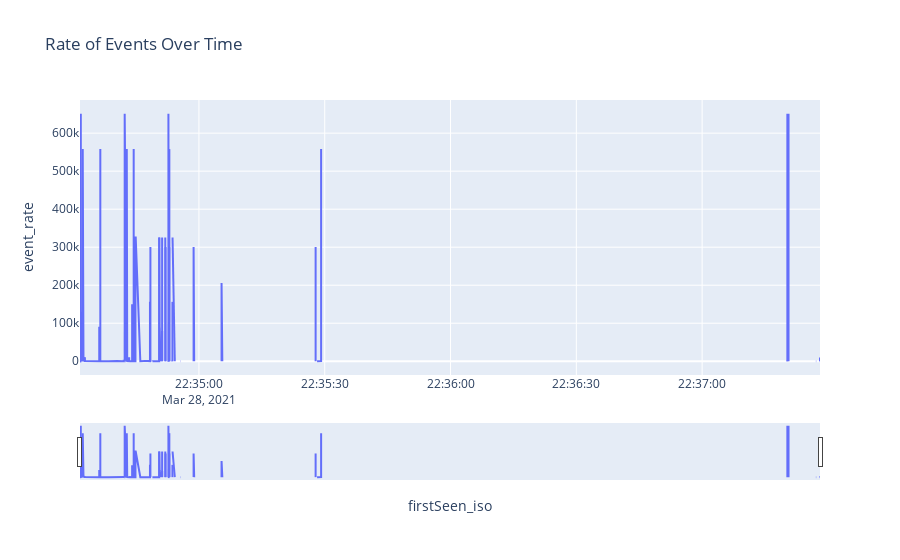

The code cell stored with this chart in its notebook:
### Code cell
def plot_event_rate(data_edges,time_to_study, start_time, end_time):

    edges_to_see = data_edges[(data_edges[time_to_study] > start_time) & (data_edges[time_to_study] < end_time)]
    datelist = edges_to_see.sort_values(f'{time_to_study}')
    datelist['cumulative_count'] = range(1, len(datelist) + 1)
    # Calculate the time differences (in seconds or appropriate unit) between consecutive events
    datelist['time_diff'] = datelist[time_to_study].diff().dt.total_seconds()

    # Calculate the difference in cumulative count between consecutive events
    datelist['count_diff'] = datelist['cumulative_count'].diff()

    # Compute the rate of events (count difference per unit time)
    datelist['event_rate'] = datelist['count_diff'] / datelist['time_diff']

    # Plotting the derivative (event rate) with Plotly
    fig = px.line(datelist, x=time_to_study, y='event_rate', title='Rate of Events Over Time')
    fig.update_xaxes(rangeslider_visible=True)
    fig.show()
    
plot_event_rate(data_edges,time_to_study, startime_attack, endtime_attack)

### Figure 1 — Plotly figure (JSON) as saved in the notebook; plotly's stock layout.template omitted (floating-point values rounded to 4 significant figures; data arrays with more than 128 entries replaced by an {"elided": "..."} marker saying what was removed)
{"data": [{"hovertemplate": "firstSeen_iso=%{x}<br>event_rate=%{y}<extra></extra>", "legendgroup": "", "line": {"color": "#636efa", "dash": "solid"}, "marker": {"symbol": "circle"}, "mode": "lines", "name": "", "orientation": "v", "showlegend": false, "type": "scatter", "x": {"elided": "449 str values"}, "xaxis": "x", "y": {"elided": "449 float values"}, "yaxis": "y"}], "layout": {"legend": {"tracegroupgap": 0}, "title": {"text": "Rate of Events Over Time"}, "xaxis": {"anchor": "y", "domain": [0, 1], "rangeslider": {"visible": true}, "title": {"text": "firstSeen_iso"}}, "yaxis": {"anchor": "x", "domain": [0, 1], "title": {"text": "event_rate"}}}}
